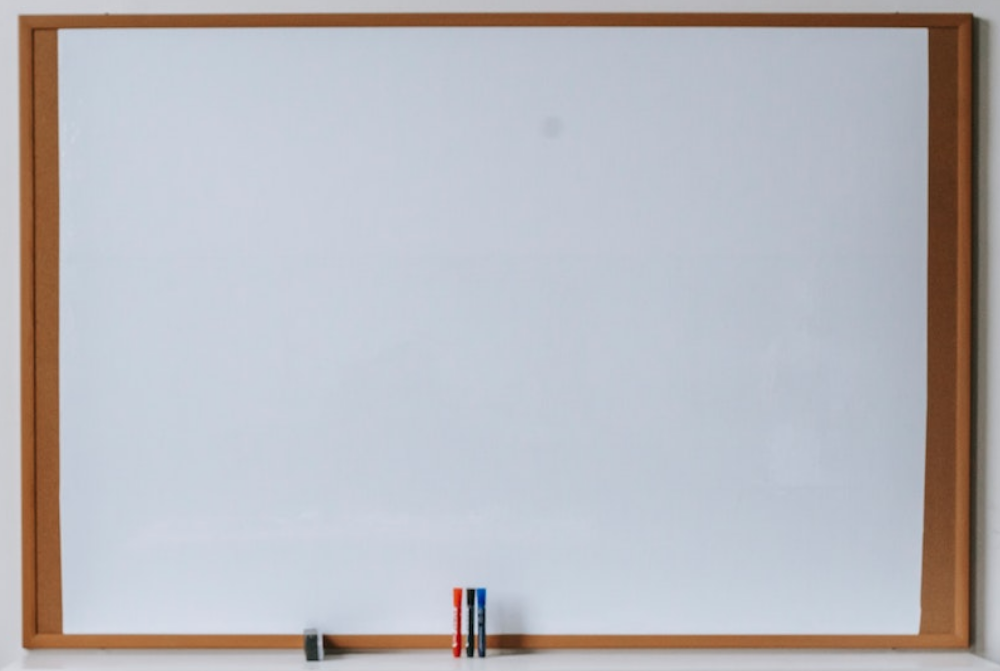
#> input picture data/whiteboard.png, 1000 x 671 px, found by its file name
$ python main.py
#> lines starting #> are read from the running program, lines starting #| are printed output that depends on the picture
import os

import cv2

img = cv2.imread(os.path.join("data", "whiteboard.png"))
#> img is the input picture: shape (671, 1000, 3); mean B, G, R 189.1, 184, 184.2

print(img.shape)
#| (671, 1000, 3)

# line
cv2.line(img, (150,200), (300, 400), (0,255,0), 5)

# rectangle
# cv2.rectangle(img, (100,200), (300, 400), (0,0,255), cv2.FILLED)
# cv2.rectangle(img, (100,200), (300, 400), (0,0,255), -1)
cv2.rectangle(img, (100,200), (300, 400), (0,0,255), 5)

# circle
cv2.circle(img, (400,100), 50, (255,0,0), 5)

# text
cv2.putText(img, "Hello World", (100,100), cv2.FONT_HERSHEY_COMPLEX, 1, (0,255,0), 2)
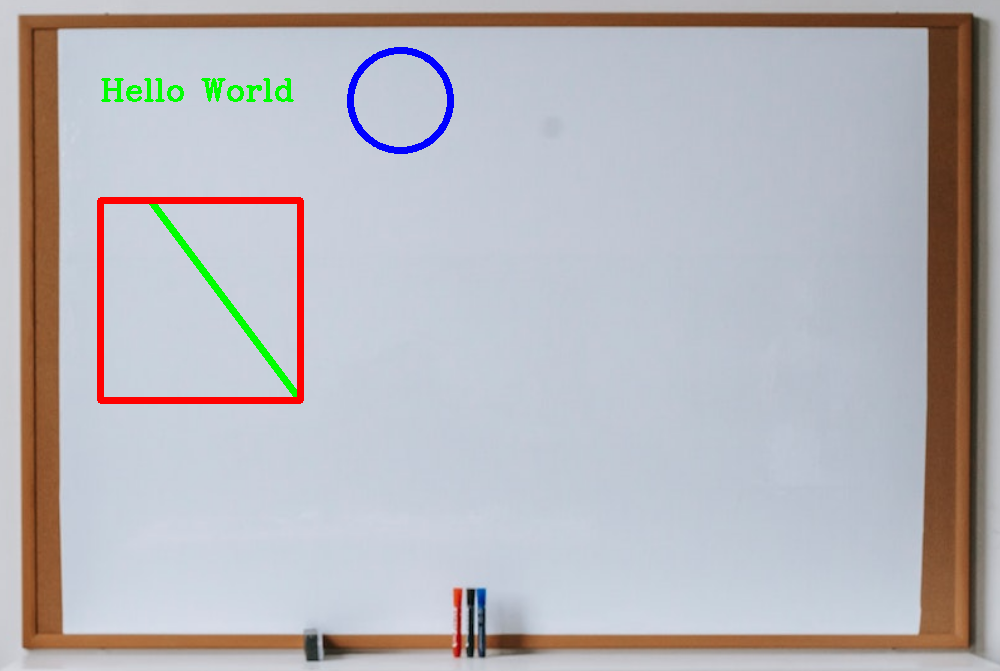
#> img: shape (671, 1000, 3); mean B, G, R 186.3, 181.8, 183
cv2.imshow("Output", img)
cv2.waitKey(0)

$ run again, with data/cow-salt-peper.png copied over data/whiteboard.png
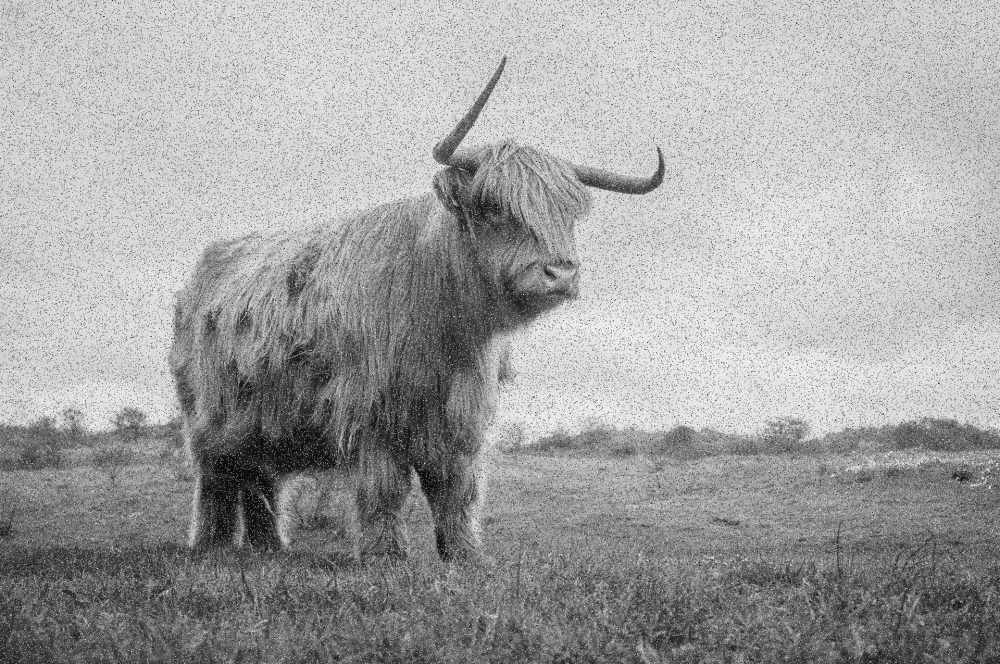
#> input picture data/cow-salt-peper.png, 1000 x 664 px, found by its file name
#> img is the input picture: shape (664, 1000, 3); min 3, max 249, mean 161.4
#| (664, 1000, 3)
#> `cv2.putText(img, "Hello World", (100,100), cv2.FONT_HERSHEY_COMPLEX, 1..`:
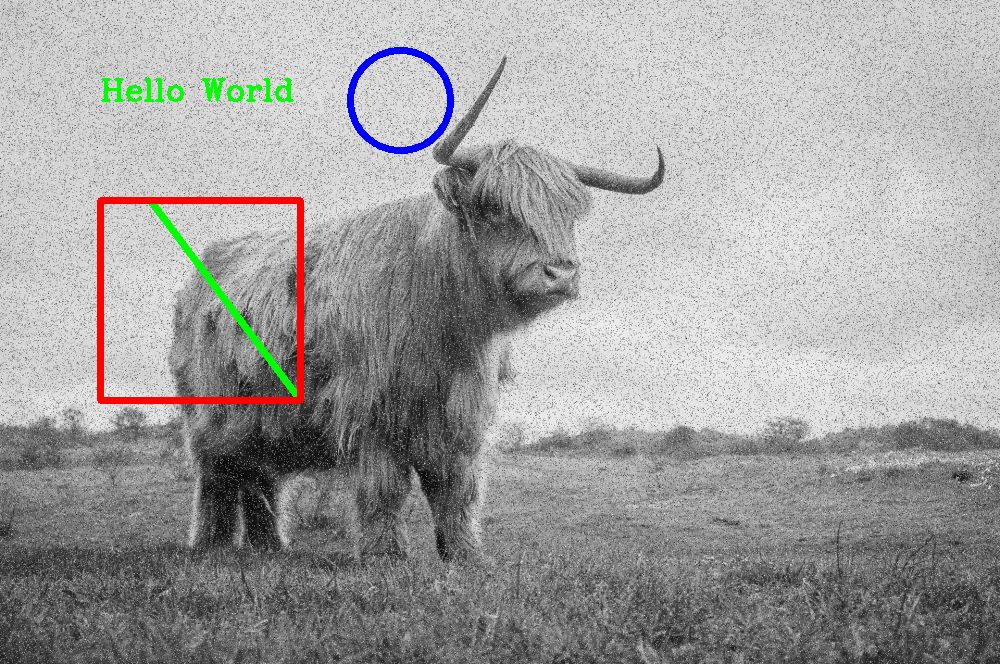
#> img: shape (664, 1000, 3); mean B, G, R 159.2, 159.7, 160.5
